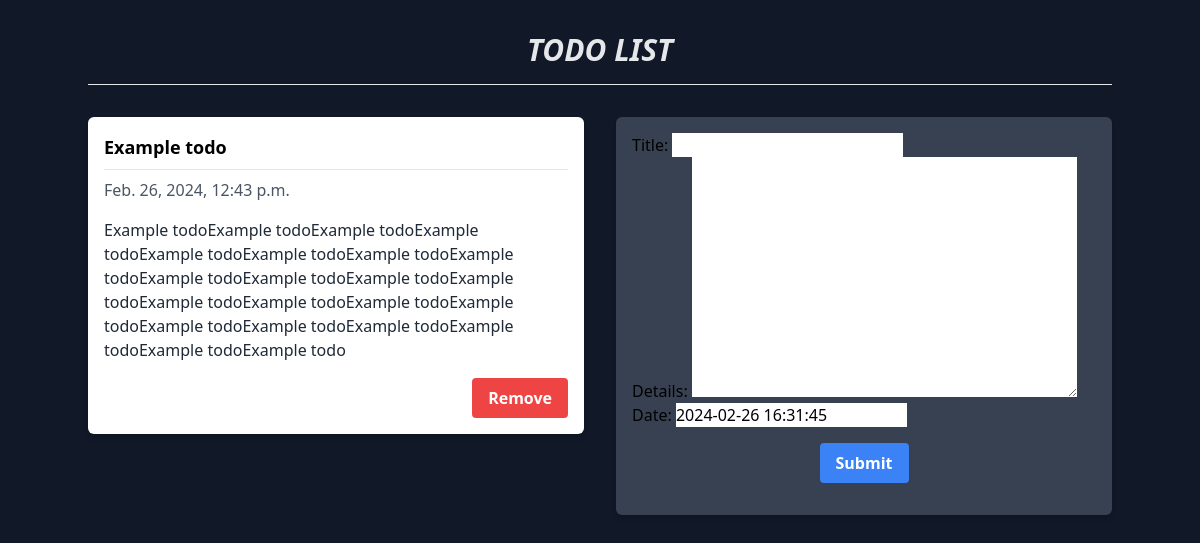
The page / on the database its author committed.
### todo/models.py (models this page shows, shortened)
class Todo(models.Model):
    title = models.CharField(max_length=100)
    details = models.TextField()
    date = models.DateTimeField(default=timezone.now)

### todo/views.py (the view)
# urls.py: 2. Add a URL to urlpatterns:  path('', views.home, name='home')
def home(request):
    item_list = Todo.objects.order_by('-date')
    if request.method == 'POST':
        form = TodoForm(request.POST)
        if form.is_valid():
            form.save()
            return redirect('todo')
    form = TodoForm()
    page = {
        'forms': form,
        'list': item_list,
        'title': 'TODO LIST'
    }
    return render(request, 'todo/index.html', page)

### todo/forms.py
class TodoForm(forms.ModelForm):
    class Meta:
        model = Todo
        fields = "__all__"

### todo/templates/todo/index.html (shortened to what this page needs)
<!DOCTYPE html>
<html lang="en" dir="ltr">
<head>
    <link href="https://cdn.jsdelivr.net/npm/tailwindcss@2.2.19/dist/tailwind.min.css" rel="stylesheet">
</head>
<body class="bg-gray-900">
    <div class="container mx-auto">
        <div class="text-center my-8">
            <h1 class="text-gray-200 text-3xl font-bold italic">TODO LIST</h1>
            <hr class="mt-4">
        </div>
        <div class="grid grid-cols-1 md:grid-cols-2 gap-8">
            <div>
                {% for i in list %}
                <div class="bg-white shadow-md rounded-md p-4">
                    <div class="font-bold text-lg mb-2">{{i.title}}</div>
                    <hr class="my-2">
                    <p class="text-gray-600 mb-4">{{i.date}}</p>
                    <p class="text-gray-800">{{i.details}}</p>
                    <form action="/del/{{i.id}}" method="POST" class="text-right mt-4">
                        <button type="submit" class="bg-red-500 hover:bg-red-600 text-white font-bold py-2 px-4 rounded">
                             Remove
                        </button>
                    </form>
                </div>
                {% endfor %}
            </div>
            <div>
                <div class="bg-gray-700 shadow-md rounded-md p-4">
                    <form method="POST" class="mb-4">
                        {{forms}}
                        <div class="text-center mt-4">
                            <button type="submit" class="bg-blue-500 hover:bg-blue-600 text-white font-bold py-2 px-4 rounded">
                                Submit
                            </button>
                        </div>
                    </form>
                </div>
            </div>
        </div>
    </div>
</body>
</html>

### rows shown on the page
Todo: title "Example todo", date "Feb. 26, 2024, 12:43 p.m.", details "Example todoExample todoExample todoExample todoExample todoExample todoExample todoExample todoExample todoExample todoExample todoExample todoExample todoExample todoExample todoExample todoExample todoExample todoExample todoExample todoExample todoExample todo"
